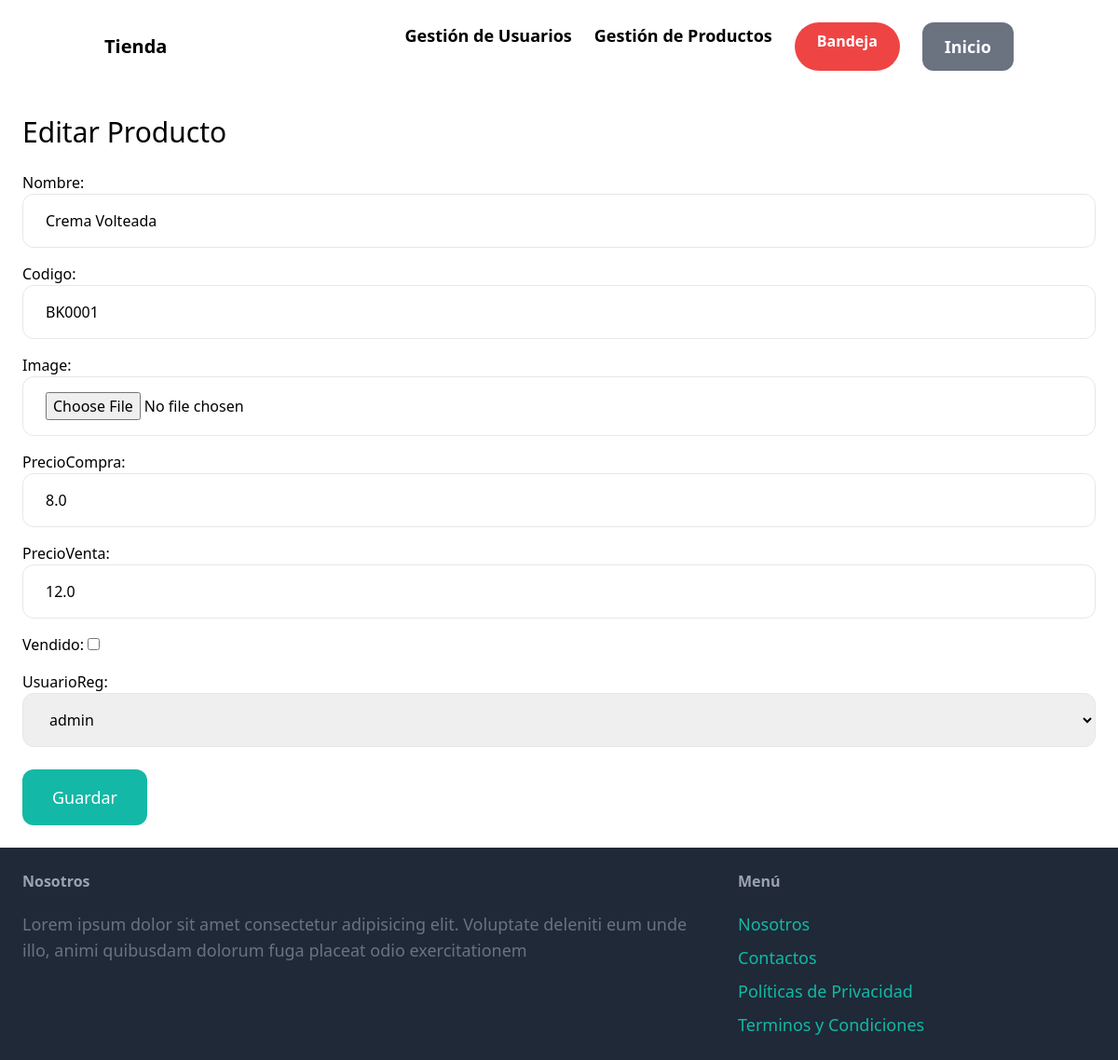
The page /1/editar (signed in) on the database its author committed.
### gestion_tienda/models.py (models this page shows, shortened)
class Producto(models.Model):
    nombre = models.CharField(max_length=50)
    codigo = models.CharField(max_length=50)
    image = models.ImageField(upload_to='producto_imagen', blank=True, null=True)
    precioCompra =models.FloatField()
    PrecioVenta =models.FloatField()
    vendido =models.BooleanField(default=False)
    usuarioReg = models.ForeignKey(User,related_name='productos',on_delete=models.CASCADE)
    class Meta:
        ordering = ('nombre',)
        verbose_name_plural = 'Productos'

### gestion_tienda/views.py (the view)
# urls.py: path('<int:pk>/editar', views.editar, name='editar' ),
@login_required
def editar(request, pk):
    producto = get_object_or_404(Producto,pk=pk, usuarioReg=request.user)
    if request.method == 'POST':
        form = EditarProducto(request.POST, request.FILES, instance=producto)
        if form.is_valid():
            form.save()
            return redirect('gestion_tienda:detail', pk=producto.id)
    else:
        form=EditarProducto(instance=producto)
    return render(request, 'form.html',{
        'form': form,
        'title': 'Editar Producto',
    })

### gestion_tienda/forms.py
class EditarProducto(forms.ModelForm):
    class Meta:
        model = Producto
        fields = ('nombre','codigo','image','precioCompra','PrecioVenta','vendido','usuarioReg')
        widgets = {
            'usuarioReg':forms.Select(attrs={
                'class': INPUT_CLASSES
            }),
            'nombre':forms.TextInput(attrs={
                'class': INPUT_CLASSES
            }),
            'codigo':forms.TextInput(attrs={
                'class': INPUT_CLASSES
            }),
            'precioCompra':forms.TextInput(attrs={
                'class': INPUT_CLASSES
            }),
            'PrecioVenta':forms.TextInput(attrs={
                'class': INPUT_CLASSES
            }),
            'image':forms.FileInput(attrs={
                'class': INPUT_CLASSES
            }),
        }

### gestion_tienda/templates/form.html (shortened to what this page needs)
{% extends 'base.html' %}
{% block content %}
<h1 class="mb-6 text-3xl">{{title}}</h1>
<form action="." method="post" enctype="multipart/form-data">
    <div class="space-y-4">
        {{ form.as_p}}
    </div>
    <button class="mt-6 py-4 px-8 text-lg bg-teal-500 hover:bg-teal-700 rounded-xl text-white">Guardar</button>
</form>
{% endblock %}

### rows shown on the page
Producto: nombre "Crema Volteada", codigo "BK0001", precioCompra "8.0", PrecioVenta "12.0", usuarioReg "admin"

### other values the page prints
{{ title }} "Editar Producto"
